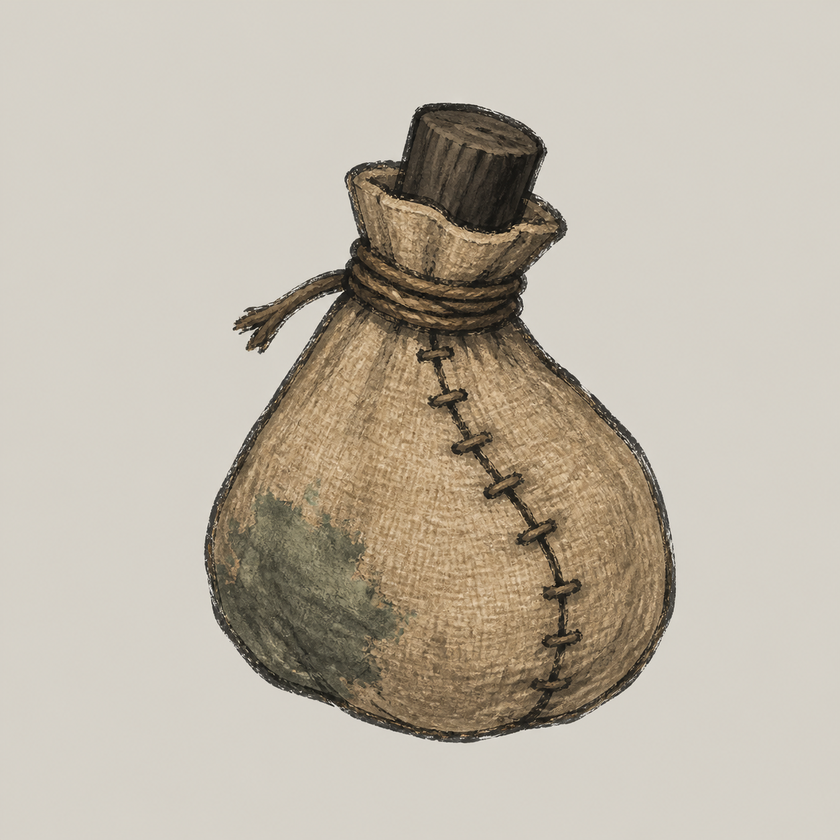
#> input picture Artifacts/GraphicsRemediation/P1/item.relic.toxic_pouch/pilot/revision-01/selected/item.relic.toxic_pouch.icon.selected-C.png, 840 x 840 px, shrunk from 1254 x 1254 before the run
$ python extract_selected.py
#> lines starting #> are read from the running program, lines starting #| are printed output that depends on the picture; after the words box and inside, x2 and y2 are one past the last pixel; in counts of white or black regions, pixels touching at a corner belong together
from pathlib import Path
from collections import deque
import hashlib, json
import numpy as np
from PIL import Image, ImageFilter

ROOT=Path(__file__).resolve().parent
SOURCE=ROOT/"selected/item.relic.toxic_pouch.icon.selected-C.png"
OUT=ROOT/"alpha-revision-01"; OUT.mkdir(parents=True,exist_ok=True)
OUTPUT=OUT/"item.relic.toxic_pouch.icon.selected-C-alpha.png"; MASK=OUT/"mask.png"; METRICS=OUT/"metrics.json"
rgb8=np.asarray(Image.open(SOURCE).convert("RGB"),dtype=np.uint8); rgb=rgb8.astype(np.float32); h,w=rgb.shape[:2]
#> further down, rgb8 is the input picture: shape (840, 840, 3); mean R, G, B 190.6, 182.4, 168.5
#> after `h, w = rgb.shape[:2]`: h = 840; w = 840
mx=rgb.max(axis=2); mn=rgb.min(axis=2); chroma=mx-mn; luma=.2126*rgb[:,:,0]+.7152*rgb[:,:,1]+.0722*rgb[:,:,2]
#> after `chroma = mx - mn`:
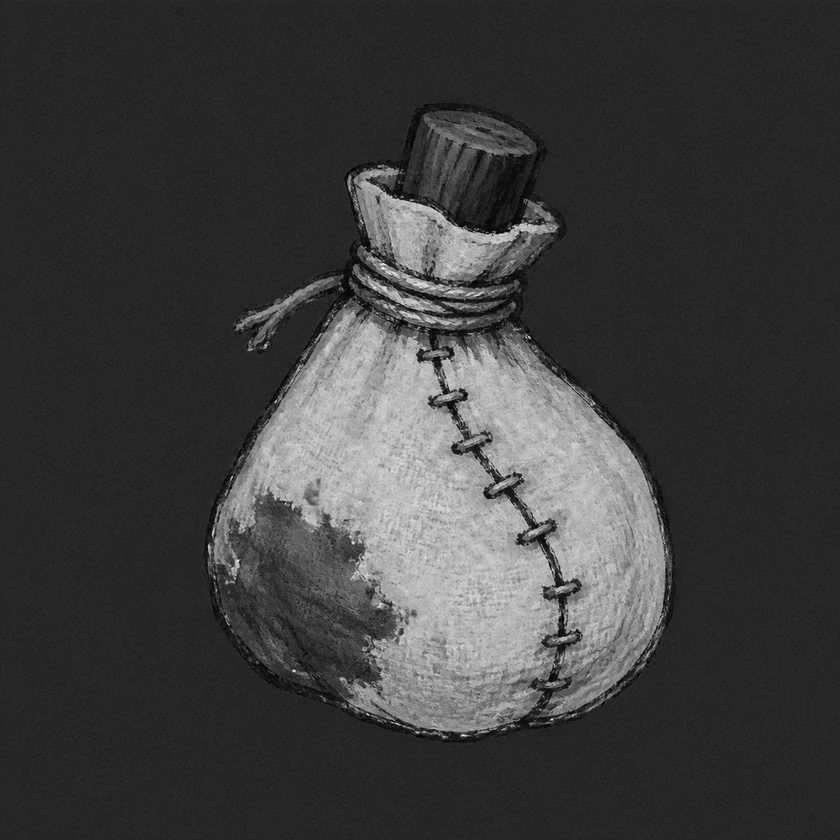
#> chroma: shape (840, 840) float32; min 0, max 91, mean 22.1; drawn with min black and max white
bg_candidate=(luma>184)&(chroma<24)
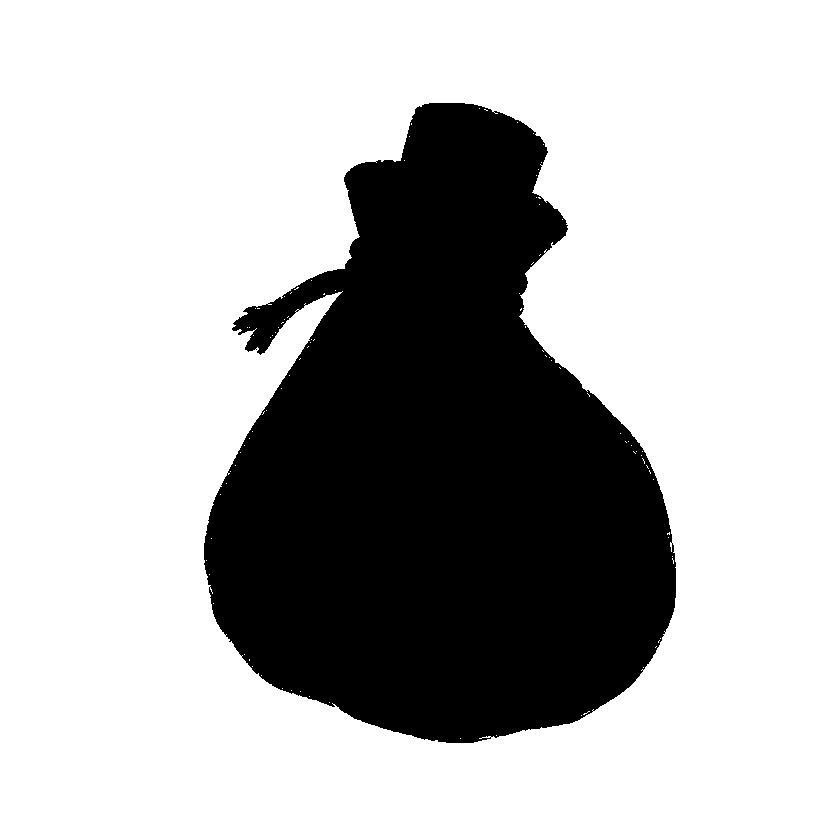
#> bg_candidate: shape (840, 840) bool; 72.1% white; 1 black region, box (x1, y1, x2, y2) and area: (204, 103, 676, 743) 196991
visited=np.zeros((h,w),dtype=bool); q=deque()
for x in range(w):
    if bg_candidate[0,x]: visited[0,x]=1; q.append((0,x))
    if bg_candidate[h-1,x]: visited[h-1,x]=1; q.append((h-1,x))
#> visited: shape (840, 840) bool; 0.24% white in thin lines or dots
for y in range(h):
    if bg_candidate[y,0] and not visited[y,0]: visited[y,0]=1; q.append((y,0))
    if bg_candidate[y,w-1] and not visited[y,w-1]: visited[y,w-1]=1; q.append((y,w-1))
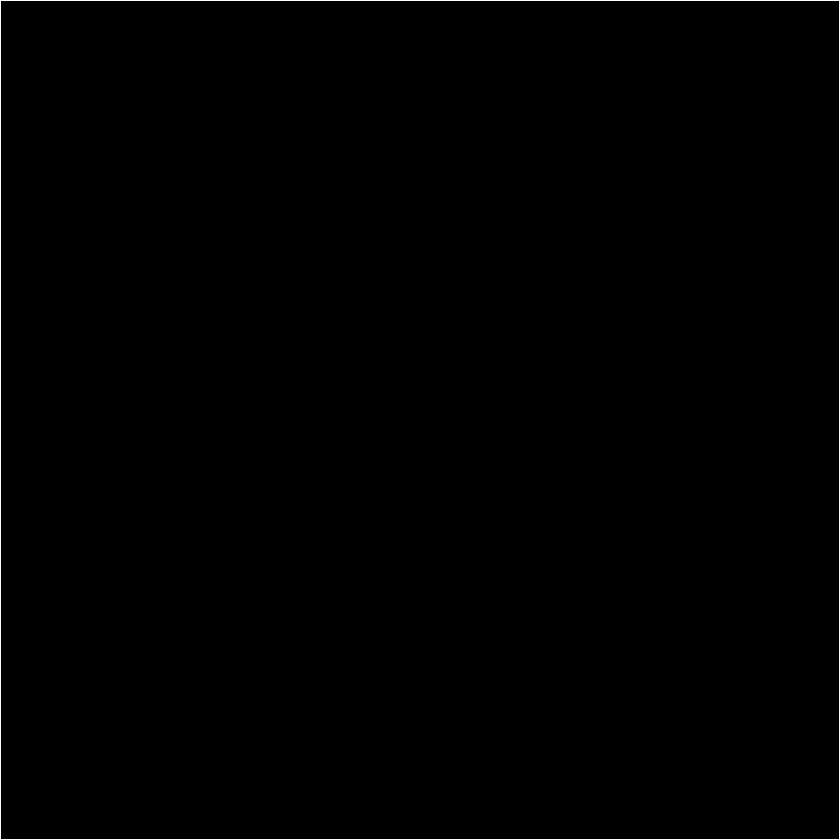
#> visited: shape (840, 840) bool; 0.48% white in thin lines or dots
while q:
    y,x=q.popleft()
    for ny,nx in ((y-1,x),(y+1,x),(y,x-1),(y,x+1)):
        if 0<=ny<h and 0<=nx<w and bg_candidate[ny,nx] and not visited[ny,nx]: visited[ny,nx]=1; q.append((ny,nx))
#> this loop made 508363 passes
#> (y, x) on passes 1 to 3: (0, 0), (839, 0), (0, 1)
#> visited: shape (840, 840) bool; 72% white; 1 black region, box (x1, y1, x2, y2) and area: (204, 103, 676, 743) 197237
binary=(~visited).astype(np.uint8)*255
alpha=np.asarray(Image.fromarray(binary,"L").filter(ImageFilter.GaussianBlur(.65)),dtype=np.uint8).copy(); alpha[alpha<4]=0
#> after `alpha[alpha < 4] = 0`: alpha: shape (840, 840); min 0, max 255, mean 71.3
matte=np.array([216.,213.,204.],dtype=np.float32); af=alpha.astype(np.float32)/255; out=rgb.copy(); partial=(alpha>0)&(alpha<255)
#> after `partial = (alpha > 0) & (alpha < 255)`:
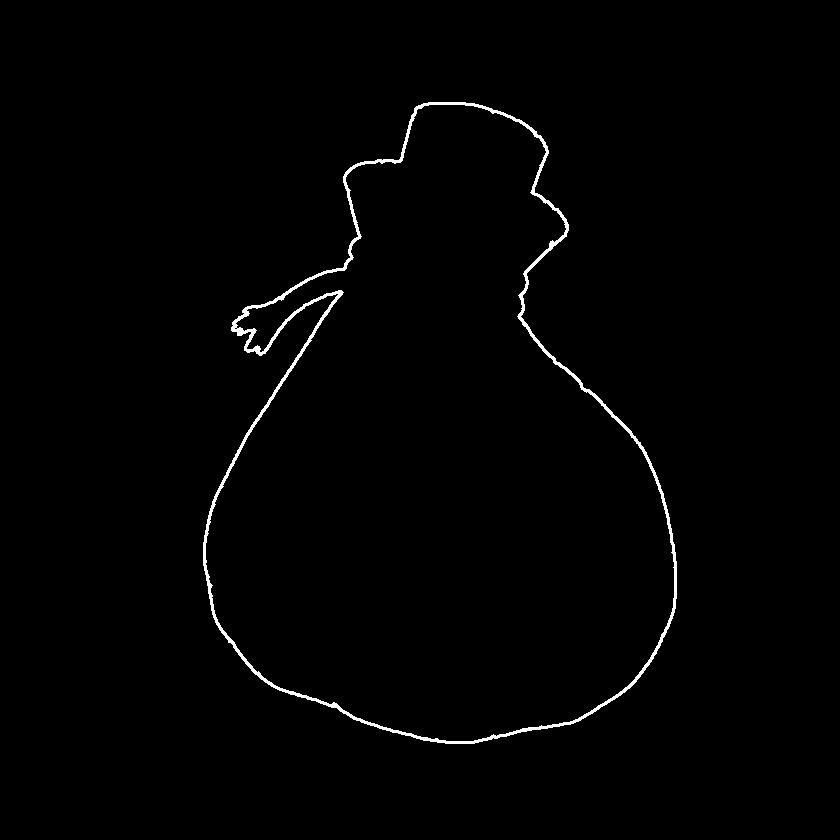
#> partial: shape (840, 840) bool; 1% white; 1 white region, box (x1, y1, x2, y2) and area: (203, 102, 677, 744) 7228
safe=np.maximum(af[partial,None],1/255); fg=matte+(rgb[partial]-matte)/safe
#> after `safe = np.maximum(af[partial, None], 1 / 255)`: safe = 7228 values, max 0.996 at index 221, min 0.0157 at index 511, mean 0.593
out[partial]=np.minimum(np.clip(fg,0,255),rgb[partial]*.60); out[alpha==0]=0
#> after `out[partial] = np.minimum(np.clip(fg, 0, 255), rgb[partial] * 0.6)`: out: shape (840, 840, 3) float32; mean R, G, B 190.7, 181.1, 167.9
#> after `out[alpha == 0] = 0`:
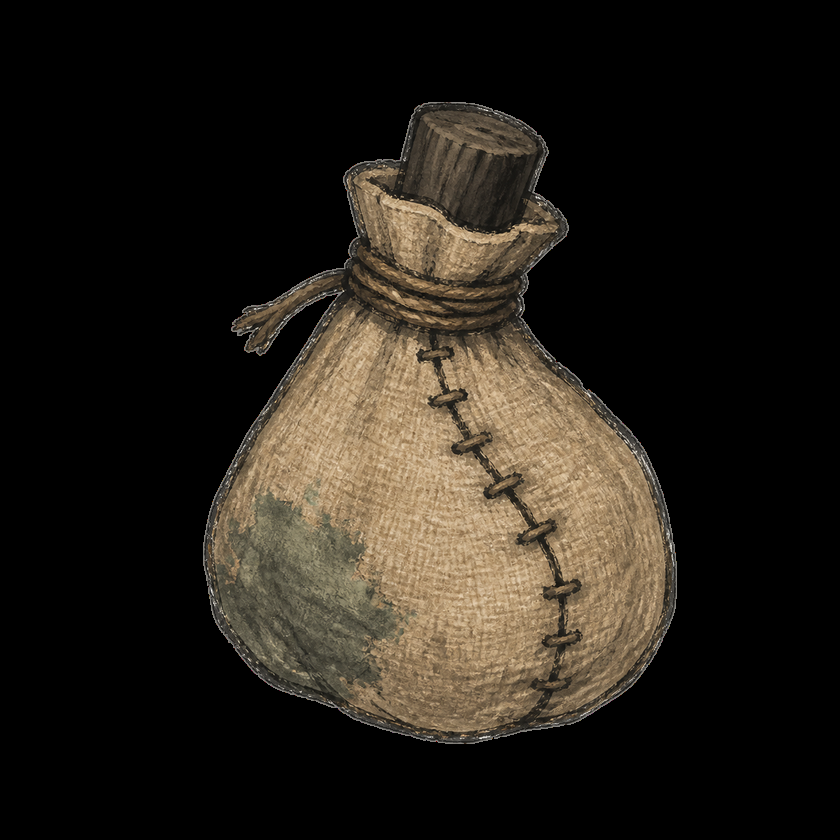
#> out: shape (840, 840, 3) float32; mean R, G, B 37, 31.8, 24.6
rgba=np.dstack([out.astype(np.uint8),alpha]); Image.fromarray(alpha,"L").save(MASK); Image.fromarray(rgba,"RGBA").save(OUTPUT)
vis=alpha>=16; ys,xs=np.where(vis); bbox=[int(xs.min()),int(ys.min()),int(xs.max())+1,int(ys.max())+1]
#> after `vis = alpha >= 16`:
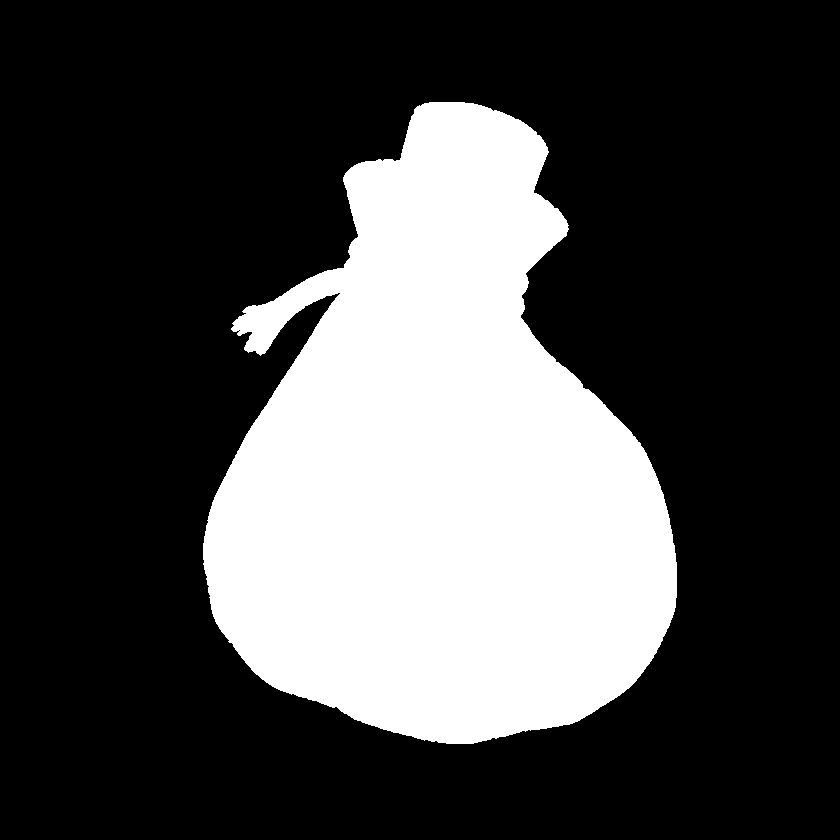
#> vis: shape (840, 840) bool; 28.2% white; 1 white region, box (x1, y1, x2, y2) and area: (203, 102, 677, 744) 199278
#> after `bbox = [int(xs.min()), int(ys.min()), int(xs.max()) + 1, int(ys.max())`: bbox = [203, 102, 677, 744]
def sha(p): return hashlib.sha256(p.read_bytes()).hexdigest()
m={"assetId":"item.relic.toxic_pouch","selected":"C","size":[w,h],"source":str(SOURCE),"output":str(OUTPUT),"cornersAlpha":[int(alpha[0,0]),int(alpha[0,-1]),int(alpha[-1,0]),int(alpha[-1,-1])],"alphaZeroRgbResidue":int(np.count_nonzero(rgba[:,:,:3][alpha==0])),"alphaPartial":int(np.count_nonzero((alpha>0)&(alpha<255))),"bboxAlpha16":bbox,"bboxPercent":[round((bbox[2]-bbox[0])*100/w,3),round((bbox[3]-bbox[1])*100/h,3)],"opaqueRgbMismatch":int(np.count_nonzero(out[alpha==255].astype(np.uint8)!=rgb8[alpha==255])),"canonicalWrite":False,"metaWrite":False,"unity":False,"staging":False}
m.update(sourceSha256=sha(SOURCE),outputSha256=sha(OUTPUT),maskSha256=sha(MASK)); METRICS.write_text(json.dumps(m,ensure_ascii=False,indent=2)+"\n"); m["metricsSha256"]=sha(METRICS)
print(json.dumps(m,ensure_ascii=False,indent=2))
#> (printed output is left out)
